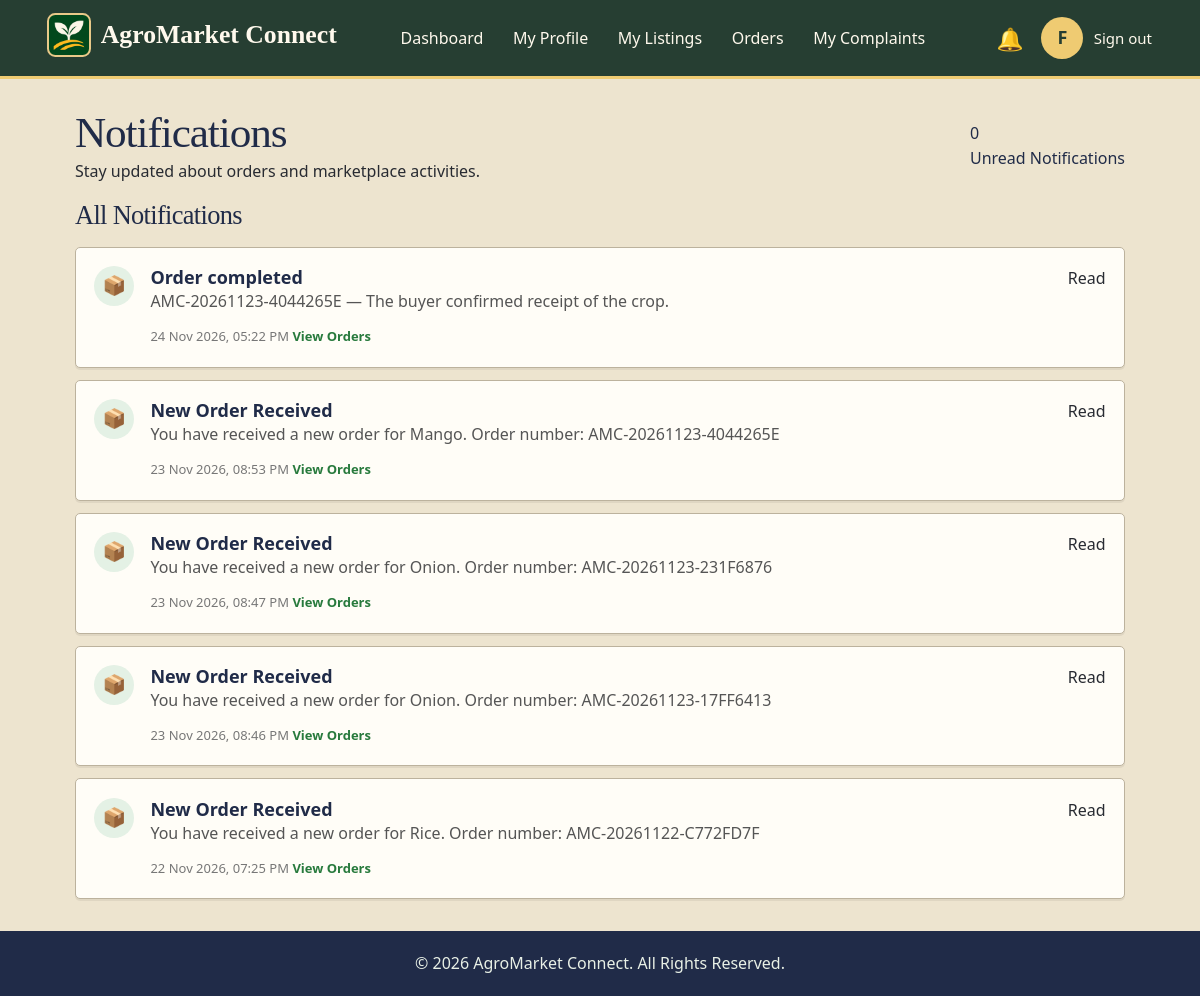
The page /Home/farmer/notifications.php (signed in) on the database its author committed.
### tables this page shows
CREATE TABLE `users` (
    `user_id` bigint(20) UNSIGNED NOT NULL,
    `role` enum('admin', 'farmer', 'buyer') NOT NULL,
    `full_name` varchar(100) NOT NULL,
    `email` varchar(150) DEFAULT NULL,
    `mobile` varchar(15) DEFAULT NULL,
    `password_hash` varchar(255) NOT NULL,
    `account_status` enum(
        'pending',
        'active',
        'suspended',
        'closed'
    ) NOT NULL DEFAULT 'pending',
    `email_verified_at` datetime DEFAULT NULL,
    `mobile_verified_at` datetime DEFAULT NULL,
    `last_login_at` datetime DEFAULT NULL,
    `created_at` datetime NOT NULL DEFAULT current_timestamp(),
    `updated_at` datetime NOT NULL DEFAULT current_timestamp(),
    `token` varchar(64) DEFAULT NULL,
    `username` varchar(50) NOT NULL,
    `last_login` datetime DEFAULT NULL
);

CREATE TABLE `notifications` (
    `notification_id` bigint(20) UNSIGNED NOT NULL,
    `user_id` bigint(20) UNSIGNED NOT NULL,
    `title` varchar(150) NOT NULL,
    `message` text NOT NULL,
    `notification_type` varchar(50) NOT NULL,
    `related_order_id` bigint(20) UNSIGNED DEFAULT NULL,
    `is_read` tinyint(1) NOT NULL DEFAULT 0,
    `created_at` datetime DEFAULT current_timestamp(),
    `bell_seen` tinyint(1) NOT NULL DEFAULT 0
);

### Home/farmer/includes/header.php (called while the page is built, shortened)
<?php
$headerRole = "farmer";
$headerUser = $headerFarmer ?? [];
require __DIR__ . "/../../includes/portal-header.php";

### Home/includes/html.php (called while the page is built)
<?php
function e($value)
{
    return htmlspecialchars((string) ($value ?? ""), ENT_QUOTES, "UTF-8");
}

### Home/includes/notifications.php (called while the page is built, shortened)
<?php
function unreadNotificationCount(mysqli $link, int $userId): int
{
    $stmt = $link->prepare("SELECT COUNT(*) FROM notifications WHERE user_id = ? AND is_read = 0");
    $stmt->bind_param("i", $userId);
    $stmt->execute();
    $stmt->bind_result($count);
    return (int) $count;
}
function notificationsForUser(mysqli $link, int $userId): array
{
    $stmt = $link->prepare("SELECT notification_id, title, message, notification_type,
                                   related_order_id, is_read, created_at
                            FROM notifications WHERE user_id = ?
                            ORDER BY created_at DESC, notification_id DESC");
    $stmt->bind_param("i", $userId);
    $stmt->execute();
    $notifications = $stmt->get_result()->fetch_all(MYSQLI_ASSOC);
    return $notifications;
}
function notificationBadgeCount(mysqli $link, int $userId): int
{
    $stmt = $link->prepare("SELECT COUNT(*) FROM notifications WHERE user_id = ? AND bell_seen = 0 AND is_read = 0");
    $stmt->execute([$userId]);
    return (int) $stmt->get_result()->fetch_row()[0];
}

### Home/farmer/notifications.php (the view, shortened to what this page needs)
<?php
    require_once __DIR__ . "/../config/db.php";
    require_once __DIR__ . "/../includes/notifications.php";
    $userId = (int) $_SESSION['user_id'];
    $unreadCount   = unreadNotificationCount($link, $userId);
    $notifications = notificationsForUser($link, $userId);
    $stmt = $link->prepare("SELECT full_name, email, mobile FROM users WHERE user_id = ?");
    $stmt->bind_param("i", $userId);
    $stmt->execute();
    $farmer = $stmt->get_result()->fetch_assoc();
    function farmerNotificationIcon($type)
    {
    $type = strtolower($type);
    if (strpos($type, 'order') !== false) {
        return "📦";
    }
    return "●";
    }
    function farmerNotificationClass($type)
    {
    $type = strtolower($type);
    if (strpos($type, 'order') !== false) {
        return "notification-order";
    }
    return "notification-general";
    }
?>
<!DOCTYPE html>
<html lang="en">
<head>
    <link rel="stylesheet" href="./farmer.css">
</head>
<body>
    <?php
        $activePage   = "notifications.php";
        $headerFarmer = $farmer;
        require __DIR__ . "/includes/header.php";
    ?>
    <main class="farmer-notifications-container">
        <section class="notification-heading">
            <div>
                <h1>Notifications</h1>
                <p>
                    Stay updated about orders and marketplace activities.
                </p>
            </div>
            <div class="notification-summary">
                <span><?php echo $unreadCount; ?></span>
                <p>Unread Notifications</p>
            </div>
        </section>
        <section class="notification-actions">
            <h2>All Notifications</h2>
        </section>
        <section class="notification-list">
            <?php if (count($notifications) > 0): ?>
                <?php foreach ($notifications as $notification): ?>
                    <article class="notification-card
                        <?php echo((int) $notification['is_read'] === 0)
                            ? 'unread' : ''; ?>">
                        <div class="notification-icon
                            <?php echo farmerNotificationClass(
                                $notification['notification_type']
                            ); ?>">
                            <?php echo farmerNotificationIcon(
                                    $notification['notification_type']
                            ); ?>
                        </div>
                        <div class="notification-content">
                            <h3>
                                <?php echo htmlspecialchars(
                                        $notification['title']
                                ); ?>
                            </h3>
                            <p>
                                <?php echo htmlspecialchars(
                                        $notification['message']
                                ); ?>
                            </p>
                            <small>
                                <?php echo date(
                                        "d M Y, h:i A",
                                        strtotime($notification['created_at'])
                                ); ?>
                            </small>
                            <?php if (! empty($notification['related_order_id'])): ?>
                                <a href="orders.php"
                                   class="notification-order-link">
                                    View Orders
                                </a>
                            <?php endif; ?>
                        </div>
                        <div class="notification-status">
                            <?php if ((int) $notification['is_read'] === 0): ?>
                                <span class="unread-label">New</span>
                                <form method="POST">
                                    <input
                                        type="hidden"
                                        name="notification_id"
                                        value="<?php echo (int) $notification['notification_id']; ?>"
                                    >
                                    <button
                                        type="submit"
                                        name="mark_read"
                                        class="mark-read-btn">
                                        Mark Read
                                    </button>
                                </form>
                            <?php else: ?>
                                <span class="read-label">Read</span>
                            <?php endif; ?>
                        </div>
                    </article>
                <?php endforeach; ?>
            <?php endif; ?>
        </section>
    </main>
    <footer class="farmer-footer">
        <p>
            &copy; 2026 AgroMarket Connect. All Rights Reserved.
        </p>
    </footer>
</body>
</html>

### Home/includes/portal-header.php (shortened to what this page needs)
<?php
require_once __DIR__ . "/html.php";
require_once __DIR__ . "/notifications.php";
$badgeCount = notificationBadgeCount(
    $link,
    (int) $_SESSION['user_id']
);
$headerName = $headerUser['full_name']
    ?? $_SESSION['full_name']
    ?? ucfirst($headerRole);
$headerInitial = strtoupper(substr(trim($headerName), 0, 1))
    ?: strtoupper($headerRole[0]);
?>
<header class="<?= e($headerRole); ?>-header">
    <div class="header-left">
        <?php require __DIR__ . '/brand-home.php'; ?>
    </div>
    <div class="header-right">
        <div class="notification-menu">
            <a
                href="notifications.php"
                class="notification-bell"
                aria-label="Notifications, <?= (int) $badgeCount; ?> new"
                <?= $activePage === "notifications.php"
                    ? 'aria-current="page"'
                    : '';
                ?>
            >
                <span class="bell-icon" aria-hidden="true">
                    🔔
                </span>
            </a>
        </div>
        <div class="profile-menu">
            <button
                type="button"
                class="profile-avatar"
                id="profileToggle"
                aria-label="Open profile details"
                aria-expanded="false"
                aria-controls="profilePopup"
            >
                <?= e($headerInitial); ?>
            </button>
        </div>
        <?php require __DIR__ . '/signout.php'; ?>
    </div>
</header>

### Home/farmer/farmer.css (style rules this page uses)
* { margin: 0; padding: 0; box-sizing: border-box; }
body { width: 100%; min-height: 100vh; font-family: Arial, sans-serif; }
.farmer-header { display: flex; align-items: center; justify-content: space-between; padding: 15px 5%; gap: 25px; position: relative; z-index: 100; }
.header-right { display: flex; align-items: center; gap: 15px; }
.profile-menu { position: relative; }
.profile-avatar { width: 42px; height: 42px; border-radius: 50%; border: 1px solid #ccc; cursor: pointer; font-size: 18px; font-weight: bold; }
.notification-menu { position: relative; }
.notification-bell { position: relative; display: flex; align-items: center; justify-content: center; padding: 8px; border: none; background: transparent; color: inherit; font-size: 22px; cursor: pointer; text-decoration: none; }
.notification-icon { width: 40px; height: 40px; min-width: 40px; display: flex; align-items: center; justify-content: center; border-radius: 50%; background: #e4f1e5; color: #287a3d; font-size: 19px; }
.notification-content { flex: 1; min-width: 0; }
.notification-content>p { margin-bottom: 10px; line-height: 1.5; color: #555; }
.notification-content small { color: #777; }
.notification-actions { display: flex; align-items: center; flex-wrap: wrap; gap: 15px; margin-top: 12px; }
.notification-order-link { color: #287a3d; text-decoration: none; font-weight: 600; font-size: 13px; }
.farmer-footer { padding: 20px 5%; text-align: center; }

### Home/styles/theme.css (style rules this page uses)
:root { --sage: #c5d8b5; --sky: #cbdbe9; --peach: #edcfb2; --saffron: #f4d783; --forest: #202b48; --leaf: #994321; --cream: #ede4cf; --paper: #fffdf7; --ochre: #e5ad39; --ink: #282b32; --soft: #585951; --line: #bcb29d; --wash: #f0e9d9; --shadow: 0 2px 0 rgb(44 39 30 / 7%); }
button, .cta-actions a, .nav-actions a:last-child, .navbar>a:last-child, .welcome-section a, .role-card a, .add-crop-link { border: 1px solid transparent; border-radius: 8px; background-color: var(--leaf); color: white; font-weight: 600; padding: .6em 1em; text-decoration: none; cursor: pointer; }
@media (prefers-reduced-motion: no-preference) { a, button { transition: background-color .16s, color .16s, border-color .16s; } }
:is(.feature-card, .process-card, .crop-card, .role-card, .content-card, .objective-card, .benefit-card, .partner-card, .market-card, .help-card, .role-process-card, .faq-item, .issue-item, .benefit-item, .guideline-item, .grievance-step, .help-step, .privacy-item, .policy-item, .terms-item, .contact-form-container, .contact-detail, .grievance-form-container, .buyer-crop-card, .farmer-card, .summary-card, .action-card, .notification-card, .notification-empty, .order-details-section, .buyer-content-section), :is(.order-summary, .buyer-summary, .listing-summary)>div { min-width: 0; background: var(--paper); border: 1px solid var(--line); border-radius: 14px; box-shadow: var(--shadow); }
body footer { background: var(--forest); color: #e8f0e6; }
html body { background: var(--cream); color: var(--ink); }
body :is(.content-card, .market-card, .partner-card, .help-card, .role-card, .order-details-section, .notification-card) { border-radius: 5px; }
body>footer { background: var(--forest); }

### Home/styles/base.css (style rules this page uses)
html { color-scheme: light; }
html body { font-family: "Segoe UI", system-ui, sans-serif; line-height: 1.55; color: var(--ink); background: var(--cream); overflow-wrap: break-word; }
h1, h2 { color: var(--forest); font-family: Georgia, Cambria, serif; font-weight: 500; line-height: 1.17; letter-spacing: -.025em; }
h1 { font-size: clamp(2rem, 4vw, 3.3rem); }
h2 { font-size: clamp(1.4rem, 2.6vw, 2rem); }
h3 { line-height: 1.3; color: var(--forest); }
a { color: var(--leaf); text-underline-offset: .2em; }
input, button, select, textarea { font: inherit; }

### rows shown on the page
users: full_name "F"
notifications: notification_type "📦", title "Order completed", message "AMC-20261123-4044265E — The buyer confirmed receipt of the crop.", created_at "24 Nov 2026, 05:22 PM", shows "View Orders", is_read "Read"
notifications: notification_type "📦", title "New Order Received", message "You have received a new order for Mango. Order number: AMC-20261123-4044265E", created_at "23 Nov 2026, 08:53 PM", shows "View Orders", is_read "Read"
notifications: notification_type "📦", title "New Order Received", message "You have received a new order for Onion. Order number: AMC-20261123-231F6876", created_at "23 Nov 2026, 08:47 PM", shows "View Orders", is_read "Read"
notifications: notification_type "📦", title "New Order Received", message "You have received a new order for Onion. Order number: AMC-20261123-17FF6413", created_at "23 Nov 2026, 08:46 PM", shows "View Orders", is_read "Read"
notifications: notification_type "📦", title "New Order Received", message "You have received a new order for Rice. Order number: AMC-20261122-C772FD7F", created_at "22 Nov 2026, 07:25 PM", shows "View Orders", is_read "Read"

### other values the page prints
$unreadCount "0"
